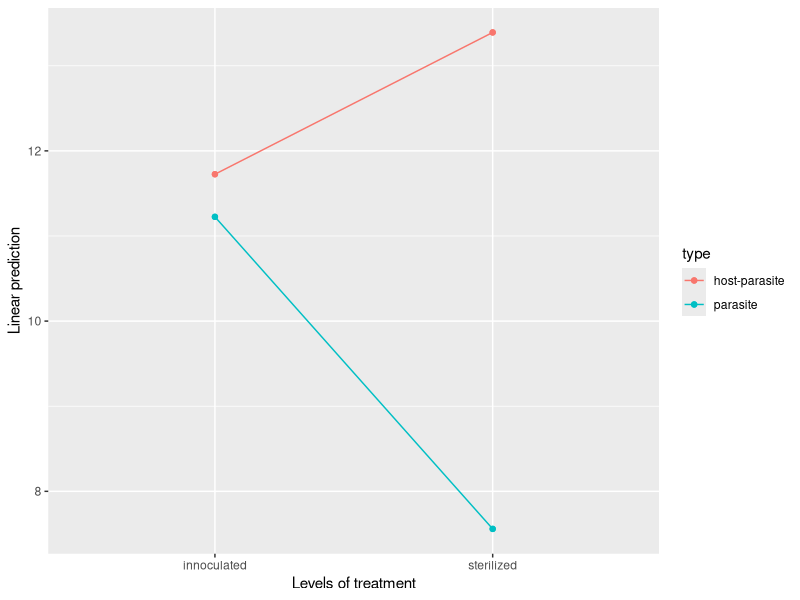
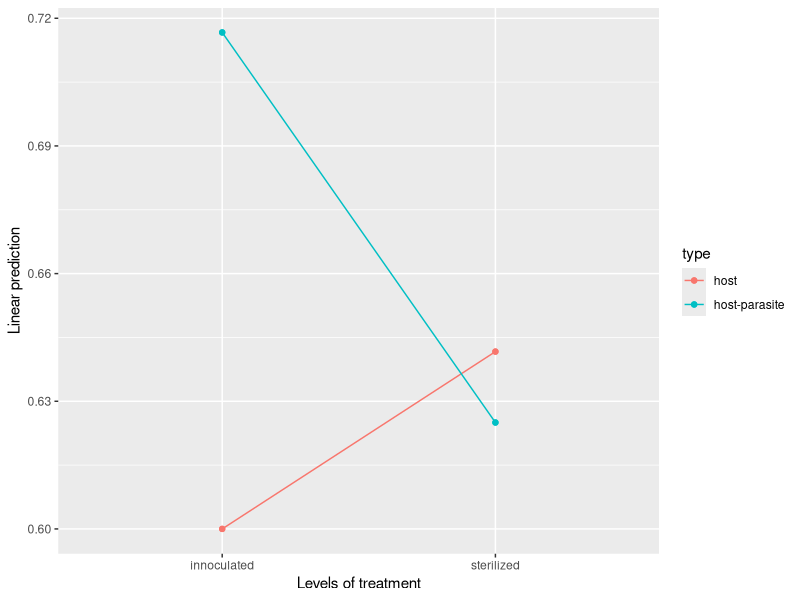
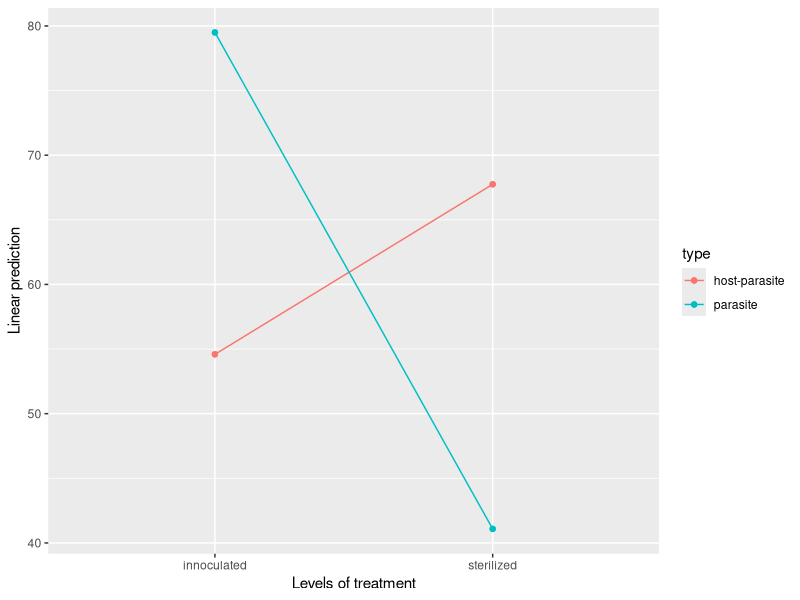
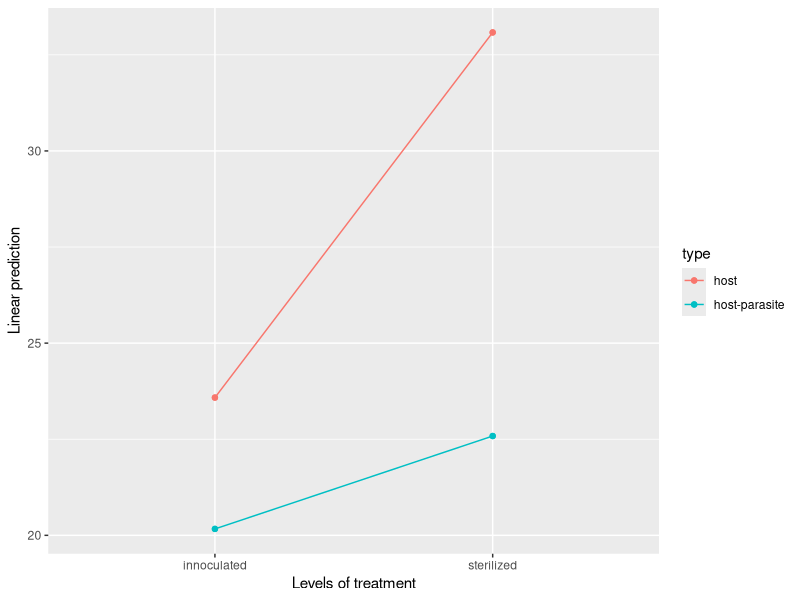
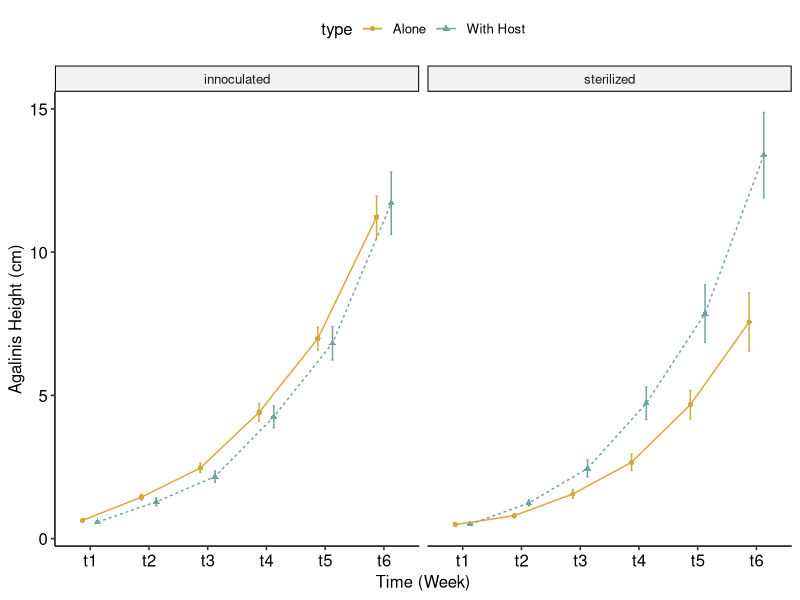
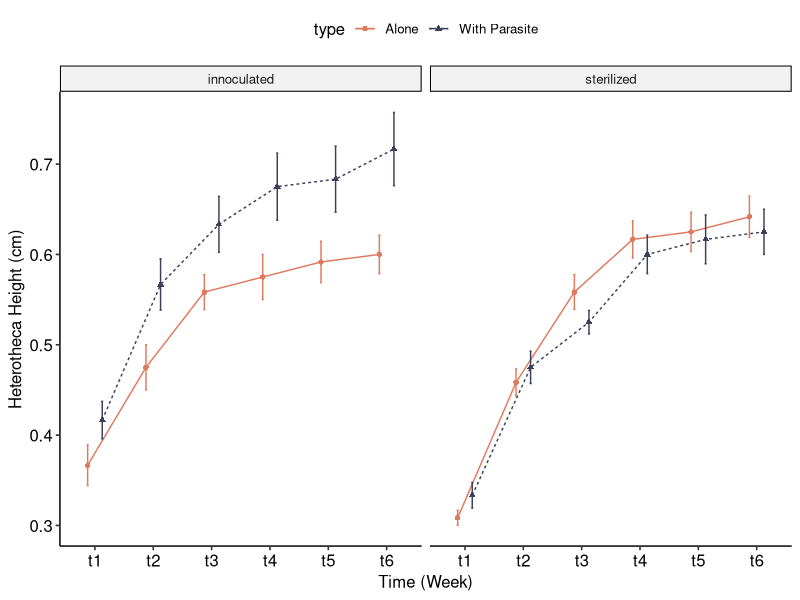
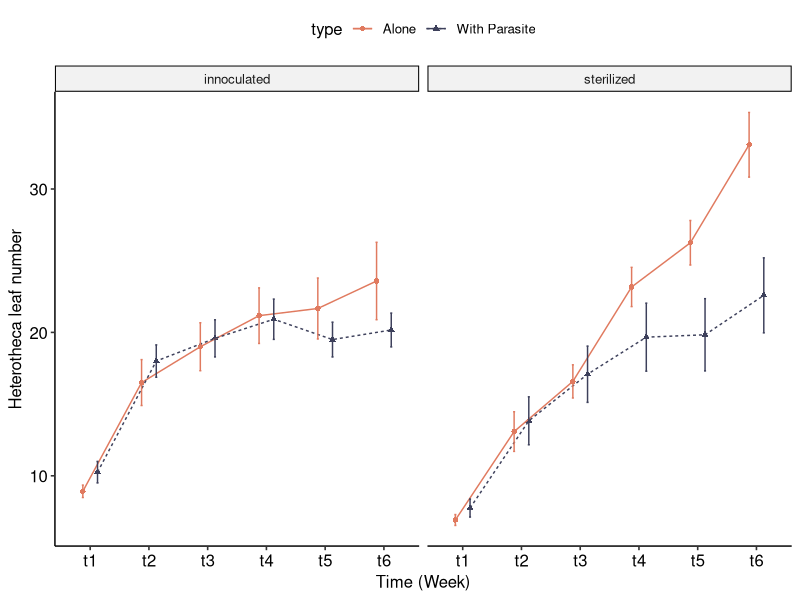
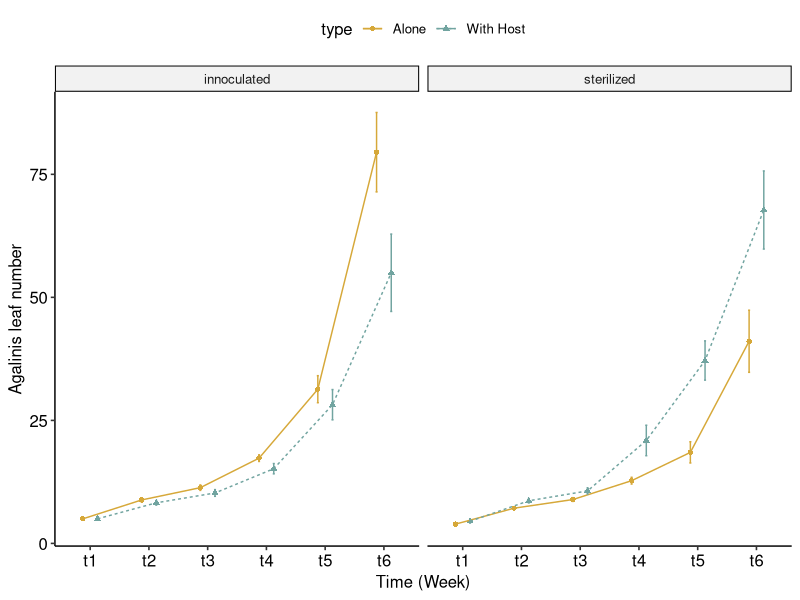

Here is the R script that generated these plots, in order:
#Set the working directory
setwd("/Users/jargrett/Desktop/Castilleja/Data Analysis/Callie Data/HPM")

#load in relevant packages
library(plyr)#for data wrangling and restructuring
library(tidyverse)#for data wrangling and restructuring
library(statmod)
library(lme4)
library(emmeans)#post-hoc analysis
library(car)#for regression analysis
library(ggpubr)#post-hoc analysis
library(ggplot2)#post-hoc analysis

height <- read.csv("HPM Growth - Height.csv")
str(height)
height <- as.data.frame(unclass(height),stringsAsFactors=TRUE)

leaf <- read.csv("HPM Growth - Leaf_Number.csv")
str(leaf)
leaf <- as.data.frame(unclass(leaf),stringsAsFactors=TRUE)

#Height analysis
agalinis.height <- filter(height, species == "AGPU")
ag.height.lm <- lmer(t6 ~ treatment*type + (1|replicate_id), data = agalinis.height)
summary(ag.height.lm)
Anova(ag.height.lm)
emmeans(ag.height.lm, pairwise ~ type|treatment)
emmip(ag.height.lm, ~ type ~ treatment)

hetero.height <- filter(height, species == "HESU")
he.height.lm <- lmer(t6 ~ treatment*type + (1|replicate_id), data = hetero.height)
summary(he.height.lm)
Anova(he.height.lm)
emmeans(he.height.lm, pairwise ~ type|treatment)
emmip(he.height.lm, ~ type ~ treatment)

#leaf number analysis
agalinis.leaf <- filter(leaf, species == "AGPU")
ag.leaf.lm <- lmer(t6 ~ treatment*type + (1|replicate_id), data = agalinis.leaf)
summary(ag.leaf.lm)
Anova(ag.leaf.lm)
emmeans(ag.leaf.lm, pairwise ~ type|treatment)
emmip(ag.leaf.lm, ~ type ~ treatment)

hetero.leaf <- filter(leaf, species == "HESU")
he.leaf.lm <- lmer(t6 ~ treatment*type + (1|replicate_id), data = hetero.leaf)
summary(he.leaf.lm)
Anova(he.leaf.lm)
emmeans(he.leaf.lm, pairwise ~ type|treatment)
emmip(he.leaf.lm, ~ type ~ treatment)

#height graphs
height.long <- height %>% pivot_longer(cols=8:13, names_to = "week",values_to="height")
agalinis.height.long <- filter(height.long, species == "AGPU")
agalinis.height.long$type <- as.character(agalinis.height.long$type)
agalinis.height.long$type[agalinis.height.long$type == "host-parasite"] <- "With Host"
agalinis.height.long$type[agalinis.height.long$type == "parasite"] <- "Alone"
agalinis.height.long$type <- as.factor(agalinis.height.long$type)
str(agalinis.height.long)

#Standard error calculations
a.h.l <- agalinis.height.long %>% drop_na()
AGPU.Height <- a.h.l %>% 
  group_by(week, treatment, type) %>% 
  dplyr::summarise(mean= mean(height),
                   se = sd(height)/sqrt(n()))

ag.height <- ggplot(AGPU.Height, aes(x = week, y = mean, color = type, group = type)) +
  geom_point(aes(shape = type), position =  position_dodge(width = 0.5)) +
  geom_line(aes(linetype = type), position =  position_dodge(width = 0.5)) +
  geom_errorbar(aes(ymin = mean-se, ymax = mean+se),
              position =  position_dodge(width = 0.5), width = 0.07) +
  scale_color_manual( values=c("#D6A839", "#71A4A0")) +
  labs(x = "Time (Week)", y = "Agalinis Height (cm)") +
  theme_pubr() +
  facet_wrap(~treatment)
ag.height

#height graphs
height.long <- height %>% pivot_longer(cols=8:13, names_to = "week",values_to="height")
hetero.height.long <- filter(height.long, species == "HESU")
hetero.height.long$type <- as.character(hetero.height.long$type)
hetero.height.long$type[hetero.height.long$type == "host-parasite"] <- "With Parasite"
hetero.height.long$type[hetero.height.long$type == "host"] <- "Alone"
hetero.height.long$type <- as.factor(hetero.height.long$type)
str(hetero.height.long)

#Standard error calculations
h.h.l <- hetero.height.long %>% drop_na()
HESU.Height <- h.h.l %>% 
  group_by(week, treatment, type) %>% 
  dplyr::summarise(mean= mean(height),
                   se = sd(height)/sqrt(n()))

hes.height <- ggplot(HESU.Height, aes(x = week, y = mean, color = type, group = type)) +
  geom_point(aes(shape = type), position =  position_dodge(width = 0.5)) +
  geom_line(aes(linetype = type), position =  position_dodge(width = 0.5)) +
  geom_errorbar(aes(ymin = mean-se, ymax = mean+se),
                position =  position_dodge(width = 0.5), width = 0.07) +
  scale_color_manual( values=c("#e07a5f", "#3d405b")) +
  labs(x = "Time (Week)", y = "Heterotheca Height (cm)") +
  theme_pubr() +
  facet_wrap(~treatment)
hes.height
#leaf graphs
leaf.long <- leaf %>% pivot_longer(cols=8:13, names_to = "week",values_to="leaves")
hetero.leaf.long <- filter(leaf.long, species == "HESU")
hetero.leaf.long$type <- as.character(hetero.leaf.long$type)
hetero.leaf.long$type[hetero.leaf.long$type == "host-parasite"] <- "With Parasite"
hetero.leaf.long$type[hetero.leaf.long$type == "host"] <- "Alone"
hetero.leaf.long$type <- as.factor(hetero.leaf.long$type)
str(hetero.leaf.long)

#Standard error calculations
h.l.l <- hetero.leaf.long %>% drop_na()
HESU.leaf <- h.l.l %>% 
  group_by(week, treatment, type) %>% 
  dplyr::summarise(mean= mean(leaves),
                   se = sd(leaves)/sqrt(n()))

hes.leaf <- ggplot(HESU.leaf, aes(x = week, y = mean, color = type, group = type)) +
  geom_point(aes(shape = type), position =  position_dodge(width = 0.5)) +
  geom_line(aes(linetype = type), position =  position_dodge(width = 0.5)) +
  geom_errorbar(aes(ymin = mean-se, ymax = mean+se),
                position =  position_dodge(width = 0.5), width = 0.07) +
  scale_color_manual( values=c("#e07a5f", "#3d405b")) +
  labs(x = "Time (Week)", y = "Heterotheca leaf number") +
  theme_pubr() +
  facet_wrap(~treatment)
hes.leaf

#leaf graphs
leaf.long <- leaf %>% pivot_longer(cols=8:13, names_to = "week",values_to="leaves")
agalinis.leaf.long <- filter(leaf.long, species == "AGPU")
agalinis.leaf.long$type <- as.character(agalinis.leaf.long$type)
agalinis.leaf.long$type[agalinis.leaf.long$type == "host-parasite"] <- "With Host"
agalinis.leaf.long$type[agalinis.leaf.long$type == "parasite"] <- "Alone"
agalinis.leaf.long$type <- as.factor(agalinis.leaf.long$type)
str(hetero.leaf.long)

#Standard error calculations
a.l.l <- agalinis.leaf.long %>% drop_na()
AGPU.leaf <- a.l.l %>% 
  group_by(week, treatment, type) %>% 
  dplyr::summarise(mean= mean(leaves),
                   se = sd(leaves)/sqrt(n()))

ag.leaf <- ggplot(AGPU.leaf, aes(x = week, y = mean, color = type, group = type)) +
  geom_point(aes(shape = type), position =  position_dodge(width = 0.5)) +
  geom_line(aes(linetype = type), position =  position_dodge(width = 0.5)) +
  geom_errorbar(aes(ymin = mean-se, ymax = mean+se),
                position =  position_dodge(width = 0.5), width = 0.07) +
  scale_color_manual( values=c("#D6A839", "#71A4A0")) +
  labs(x = "Time (Week)", y = "Agalinis leaf number") +
  theme_pubr() +
  facet_wrap(~treatment)
ag.leaf


growth.plots <- ggarrange(ag.height, ag.leaf, hes.height, hes.leaf,
                            labels = c("A", "B","C","D"), 
                            nrow = 2, ncol = 2)
growth.plots
